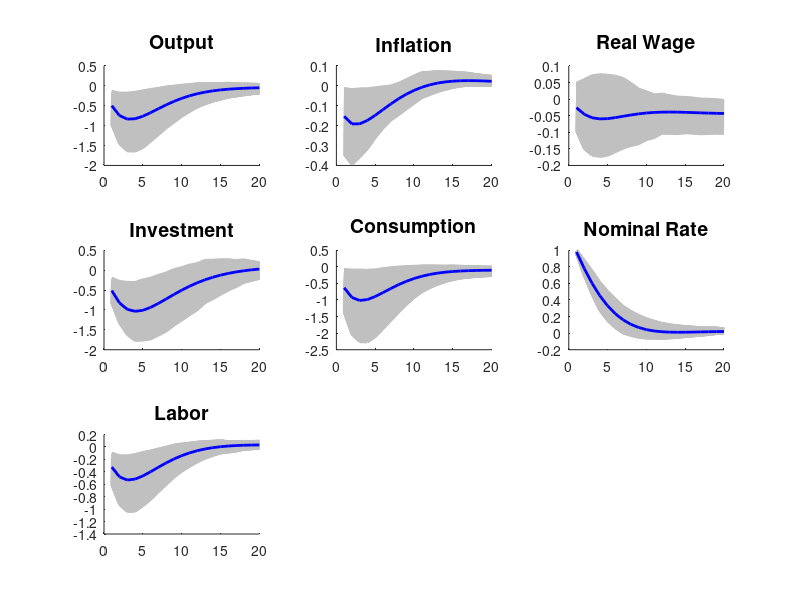

Reproduce this figure in MATLAB.

%
%   Graph of Impulse Response Function 
%
%
%


case_data_rich = 3;  % Case A =1, Case B = 2,  Case C =3 

if case_data_rich == 1
     load irf_A_MP.txt
     n = 7
     AAA=irf_A_MP;
     
     figure(1)
     
end     

if case_data_rich == 2
     load irf_B_MP.txt
     n = 14
     AAA=irf_B_MP;
     
      figure(2)
end     


if case_data_rich == 3
     load irf_C_MP.txt
     n = 55;
     AAA=irf_C_MP;
     
      figure(3)
end     
     

AA=zeros(20,3*n);

title_name={ 'Output' ;    'Inflation' ;   'Real Wage' ;   'Investment' ;   'Consumption' ;           
           'Nominal Rate' ;    'Labor'  ;   'Output 2' ;  'Inflation 2' ;   'Real Wage 2' ;  
		   'Investment 2' ;  'Consumption 2' ;  'Nominal Rate 2' ;                      
           'Labor 2'  ;   'Output 3' ;  'Inflation 3' ;   'Real Wage 3' ;  
		   'Investment 3' ;      'Consumption 3' ;   'Nominal Rate 3' ;      
           'Labor 3'  ;
		   'Consumption 4' ; 'Consumption 5' ;'Consumption 6'; 'Consumption 7' ; 'Consumption 8' ; 
     'output 4' ; 'output 5' ; 'output 6' ;
     'output 7' ; 'output 8'  ; 'Labor 4' ; 'Labor 5' ; 'Labor 6' ; 'Interest Rate4'; 
      'Interest Rate 5'; 'Interest Rate 6' ; 'Interest Rate 7' ; 'Interest Rate 8' ;
      'Inflation 4' ; 'Inflation 5' ; 'Inflation 6' ; 'Inflation 7' ; 'Inflation 8' ; 
       'Inflation 9' ; 'Inflation 10'; 'Stock Price 1' ; 'Stock Price 2' ; 'Stock Price 3' ; 
	   'Commodity Price 1' ; 'Commodity Price 2' ; 'Money Stock 1' ; 'Money Stock 2' ;
	   'Exchange Rate' ; 'Real Exchange Rate'; };

for i=1:n
    AA(:,1+(i-1)*3:3+(i-1)*3)=AAA((i-1)*20+1:(i-1)*20+20,1:3);
end



   % figure(1)

    
for j=1:7
           
   subplot(3,3,j)
%for j=1+7*(k-1):k*7  
%   subplot(3,3,j-7*(k-1))
   hold on
 
  for i=0:0.01:1
      plot(1:20,AA(:,3+3*(j-1))-i*(AA(:,3+3*(j-1))-AA(:,2+3*(j-1))),'Color',[0.753 0.753 0.753],'LineWidth',2)
  end
      plot(1:20,AA(:,1+3*(j-1)),'b','LineWidth',2)
      
      hold off
      title( title_name(j),'FontSize',14  )  
end






